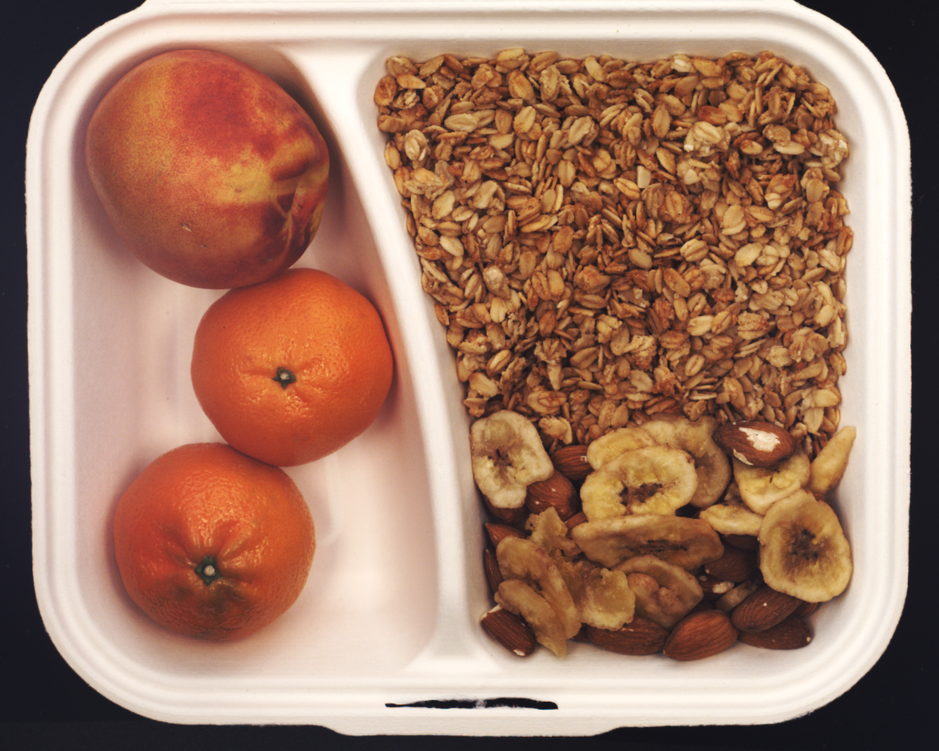
#> input picture data/breakfast_box/train/good/197.png, 939 x 751 px, shrunk from 1600 x 1280 before the run; its folder holds only this picture in this run
$ python exp2.py
#> lines starting #> are read from the running program, lines starting #| are printed output that depends on the picture; after the words box and inside, x2 and y2 are one past the last pixel; in counts of white or black regions, pixels touching at a corner belong together
### utils.py
"""
Shared utilities for the three one-shot logical-anomaly experiments.

Expected MVTec LOCO AD layout (official layout, adjust DATASET_ROOT below):

DATASET_ROOT/
  <category>/
    train/good/*.png
    test/good/*.png
    test/logical_anomalies/*.png
    test/structural_anomalies/*.png
    ground_truth/logical_anomalies/<image_stem>/000.png
    ground_truth/structural_anomalies/<image_stem>/000.png
"""

import os
import glob
import random
import numpy as np
from sklearn.metrics import roc_auc_score

# ---- EDIT THIS to point at your saved dataset folder ----
DATASET_ROOT = "D:\Download\ie\data"
CATEGORIES = ["breakfast_box", "juice_bottle", "pushpins",
              "screw_bag", "splicing_connectors"]


def category_paths(category, root=DATASET_ROOT):
    base = os.path.join(root, category)
    return {
        "train_good": sorted(glob.glob(os.path.join(base, "train", "good", "*.png"))),
        "test_good": sorted(glob.glob(os.path.join(base, "test", "good", "*.png"))),
        "test_logical": sorted(glob.glob(os.path.join(base, "test", "logical_anomalies", "*.png"))),
        "test_structural": sorted(glob.glob(os.path.join(base, "test", "structural_anomalies", "*.png"))),
        "gt_logical_dir": os.path.join(base, "ground_truth", "logical_anomalies"),
        "gt_structural_dir": os.path.join(base, "ground_truth", "structural_anomalies"),
    }


def pick_one_shot_reference(category, root=DATASET_ROOT, seed=0):
    """The ONE normal image per category used as the sole reference.
    Fixed seed so every experiment uses the identical reference image."""
    paths = category_paths(category, root)
    assert len(paths["train_good"]) > 0, f"No train/good images found for {category} under {root}"
    rng = random.Random(seed)
    return rng.choice(paths["train_good"])


# [7 lines left out: function gt_mask_path, not called in this run]


def build_eval_set(category, root=DATASET_ROOT):
    """Returns (image_paths, image_labels) for image-level AUROC:
    label 0 = good, 1 = anomalous (logical + structural pooled),
    plus separate index lists to slice logical-only / structural-only later."""
    paths = category_paths(category, root)
    images, labels, kind = [], [], []

    for p in paths["test_good"]:
        images.append(p); labels.append(0); kind.append("good")
    for p in paths["test_logical"]:
        images.append(p); labels.append(1); kind.append("logical")
    for p in paths["test_structural"]:
        images.append(p); labels.append(1); kind.append("structural")

    return images, np.array(labels), np.array(kind)


def report_auroc(scores, labels, kind, name=""):
    """Prints overall + logical-only + structural-only image AUROC."""
    scores = np.array(scores)
    overall = roc_auc_score(labels, scores)

    log_mask = (kind == "good") | (kind == "logical")
    struct_mask = (kind == "good") | (kind == "structural")

    log_auc = roc_auc_score(labels[log_mask], scores[log_mask]) if log_mask.sum() else float("nan")
    struct_auc = roc_auc_score(labels[struct_mask], scores[struct_mask]) if struct_mask.sum() else float("nan")

    print(f"[{name}] Image AUROC  overall={overall:.3f}  logical={log_auc:.3f}  structural={struct_auc:.3f}")
    return {"overall": overall, "logical": log_auc, "structural": struct_auc}

### exp2.py
"""
Experiment 2 — Global-arrangement model: segment components in the single
reference image and in each test image, then compare COUNTS and RELATIVE
POSITIONS instead of raw local patches. This is the seed of a mechanism
that "reasons about the overall arrangement" rather than local texture.

Two building blocks are given:
  1. background-color-distance segmentation + connected components —
     fast, no training; more stable than a global Otsu threshold on these
     tray/table backgrounds (Otsu flips foreground/background depending on
     lighting and clutter, which produces wildly inconsistent object counts
     even across normal images — the background-distance version fixes that
     by locking the background color estimate to the one reference image)
  2. a simple graph-based comparison: each image -> set of (x, y, area)
     nodes; compare via count difference + Hungarian-matched displacement

`run_category` writes `debug_mask_<category>.png` (mask | original side by
side) for the reference image on every run — always look at this first.
Tune segmentation per category via `CATEGORY_SEG_PARAMS` at the top of the
file: `dist_thresh` (lower = more sensitive to subtle color differences from
background), `close_kernel`/`close_iters` (how aggressively nearby blobs get
fused — too high and genuinely separate objects merge into one giant blob,
too low and one object fragments into several pieces), `min_area_frac`
(raise to drop small noise blobs).

Swap step 1 for a proper instance segmenter (e.g. SAM) per category if
background-distance thresholding is still too crude for a given product.

Run:  python exp2_component_arrangement.py
Needs: opencv-python, scipy, numpy
"""

import cv2
import numpy as np
from scipy.optimize import linear_sum_assignment
from scipy import ndimage as ndi
from skimage.feature import peak_local_max
from skimage.segmentation import watershed

from utils import CATEGORIES, pick_one_shot_reference, build_eval_set, report_auroc


def estimate_background_color(img, border_frac=0.03):
    """Sample a thin border strip around the image and take the median color.
    Works for tray/table-style backgrounds (pushpins, screw_bag, splicing_connectors)
    where the background is roughly uniform and objects sit on top of it."""
    h, w = img.shape[:2]
    bh, bw = max(2, int(h * border_frac)), max(2, int(w * border_frac))
    strips = np.concatenate([
        img[:bh, :].reshape(-1, 3),
        img[-bh:, :].reshape(-1, 3),
        img[:, :bw].reshape(-1, 3),
        img[:, -bw:].reshape(-1, 3),
    ], axis=0)
    return np.median(strips, axis=0)


def get_components(img_path, min_area_frac=0.0006, bg_color=None, dist_thresh=30,
                    close_kernel=3, close_iters=1, open_iters=1,
                    split_touching=False, min_peak_distance=15):
    """Segment foreground components by distance from a background color.

    split_touching=True runs watershed segmentation (distance-transform +
    peak markers) on the foreground mask, which splits objects that are
    physically touching or overlapping into separate components. Plain
    connected-components CANNOT do this — touching objects form a single
    connected region no matter how threshold/morphology are tuned, which is
    why n_comps was collapsing to 1 for screw_bag/splicing_connectors even
    after fixing the closing kernel. Use this for categories where objects
    pile up or touch; leave off where it would over-split well-separated
    objects. min_peak_distance is roughly the minimum expected gap in pixels
    between two distinct object centers — tune this per category.
    """
    img = cv2.imread(img_path)
    if img is None:
        raise FileNotFoundError(img_path)
    img_f = img.astype(np.float32)

    if bg_color is None:
        bg_color = estimate_background_color(img)

    dist = np.linalg.norm(img_f - bg_color.reshape(1, 1, 3), axis=-1)
    mask = (dist > dist_thresh).astype(np.uint8) * 255

    kernel = np.ones((close_kernel, close_kernel), np.uint8)
    if open_iters > 0:
        mask = cv2.morphologyEx(mask, cv2.MORPH_OPEN, kernel, iterations=open_iters)
    if close_iters > 0:
        mask = cv2.morphologyEx(mask, cv2.MORPH_CLOSE, kernel, iterations=close_iters)

    min_area = min_area_frac * img.shape[0] * img.shape[1]

    if not split_touching:
        n, labels, stats, cent = cv2.connectedComponentsWithStats(mask)
        return [(cent[i], stats[i, cv2.CC_STAT_AREA])
                for i in range(1, n) if stats[i, cv2.CC_STAT_AREA] > min_area]

    # --- watershed: split touching/overlapping objects within the mask ---
    binary = mask > 0
    if not binary.any():
        return []
    distance = ndi.distance_transform_edt(binary)
    coords = peak_local_max(distance, min_distance=min_peak_distance, labels=binary)
    peak_mask = np.zeros_like(distance, dtype=bool)
    peak_mask[tuple(coords.T)] = True
    markers, _ = ndi.label(peak_mask)
    ws_labels = watershed(-distance, markers, mask=binary)

    comps = []
    for label_id in range(1, ws_labels.max() + 1):
        ys, xs = np.where(ws_labels == label_id)
        area = len(xs)
        if area > min_area:
            comps.append(((float(xs.mean()), float(ys.mean())), area))
    return comps


# Per-category overrides — start here when tuning. dist_thresh: lower = more
# sensitive to subtle color differences from background (catches more, but
# noisier). close_kernel/close_iters: raise only if a single object is being
# split into several pieces; lower if separate objects are fusing into one
# (but note: if objects are actually TOUCHING in the image, no amount of
# closing/opening will separate them — use split_touching instead).
# min_peak_distance (watershed only): roughly the smallest gap you'd expect
# between two real object centers — too small over-splits single objects,
# too large under-splits touching clusters.
CATEGORY_SEG_PARAMS = {
    "pushpins":            dict(dist_thresh=25, close_kernel=3, close_iters=1, min_area_frac=0.0004,
                                 split_touching=True, min_peak_distance=20),
    "screw_bag":           dict(dist_thresh=20, close_kernel=3, close_iters=0, min_area_frac=0.0002,
                                 split_touching=True, min_peak_distance=12),
    "splicing_connectors": dict(dist_thresh=25, close_kernel=3, close_iters=1, min_area_frac=0.0004,
                                 split_touching=True, min_peak_distance=25),
    "breakfast_box":       dict(dist_thresh=30, close_kernel=3, close_iters=1, min_area_frac=0.0006),
    "juice_bottle":        dict(dist_thresh=30, close_kernel=3, close_iters=1, min_area_frac=0.0006),
}


def arrangement_score(ref_comps, test_comps, img_diag=400.0):
    """Returns an anomaly score combining:
       - count mismatch (missing/extra components)
       - matched-centroid displacement (wrong position / arrangement)
    Normalized so it behaves like a distance (higher = more anomalous)."""
    n_ref, n_test = len(ref_comps), len(test_comps)
    count_penalty = abs(n_ref - n_test) / max(n_ref, 1)

    if n_ref == 0 or n_test == 0:
        return 1.0 + count_penalty

    ref_xy = np.array([c[0] for c in ref_comps])
    test_xy = np.array([c[0] for c in test_comps])

    # cost matrix = pairwise euclidean distance, normalized by image diagonal
    cost = np.linalg.norm(ref_xy[:, None, :] - test_xy[None, :, :], axis=-1) / img_diag
    r_idx, c_idx = linear_sum_assignment(cost)
    displacement_penalty = cost[r_idx, c_idx].mean()

    return count_penalty + displacement_penalty


def _save_debug_mask(img_path, bg_color, out_path, seg_params):
    """Writes the original image with a marker + index at every detected
    component centroid, so you can directly count/compare against the real
    object count instead of squinting at a raw binary mask."""
    img = cv2.imread(img_path)
    comps = get_components(img_path, bg_color=bg_color, **seg_params)
    vis = img.copy()
    for i, (centroid, area) in enumerate(comps):
        x, y = int(centroid[0]), int(centroid[1])
        cv2.drawMarker(vis, (x, y), (0, 0, 255), markerType=cv2.MARKER_CROSS,
                        markerSize=14, thickness=2)
        cv2.putText(vis, str(i), (x + 6, y - 6), cv2.FONT_HERSHEY_SIMPLEX,
                    0.5, (0, 0, 255), 1, cv2.LINE_AA)
    cv2.putText(vis, f"n_comps={len(comps)}", (10, 25), cv2.FONT_HERSHEY_SIMPLEX,
                0.8, (0, 255, 0), 2, cv2.LINE_AA)
    cv2.imwrite(out_path, vis)


def run_category(category, save_debug_mask=True):
#> called with category = 'breakfast_box', save_debug_mask = True
    ref_path = pick_one_shot_reference(category)
    print(f"\n=== {category} | reference image: {ref_path} ===")

    seg_params = CATEGORY_SEG_PARAMS.get(category, {})

    ref_img = cv2.imread(ref_path)
#> ref_img is the input picture: shape (751, 939, 3); mean B, G, R 103.1, 123.1, 163.4
    diag = float(np.hypot(*ref_img.shape[:2]))
#> diag = 1202.4
    bg_color = estimate_background_color(ref_img)
#> bg_color = [35, 29, 29]
    ref_comps = get_components(ref_path, bg_color=bg_color, **seg_params)
#> in get_components, `dist = np.linalg.norm(img_f - bg_color.reshape(1, 1, 3), axis=-1)`:
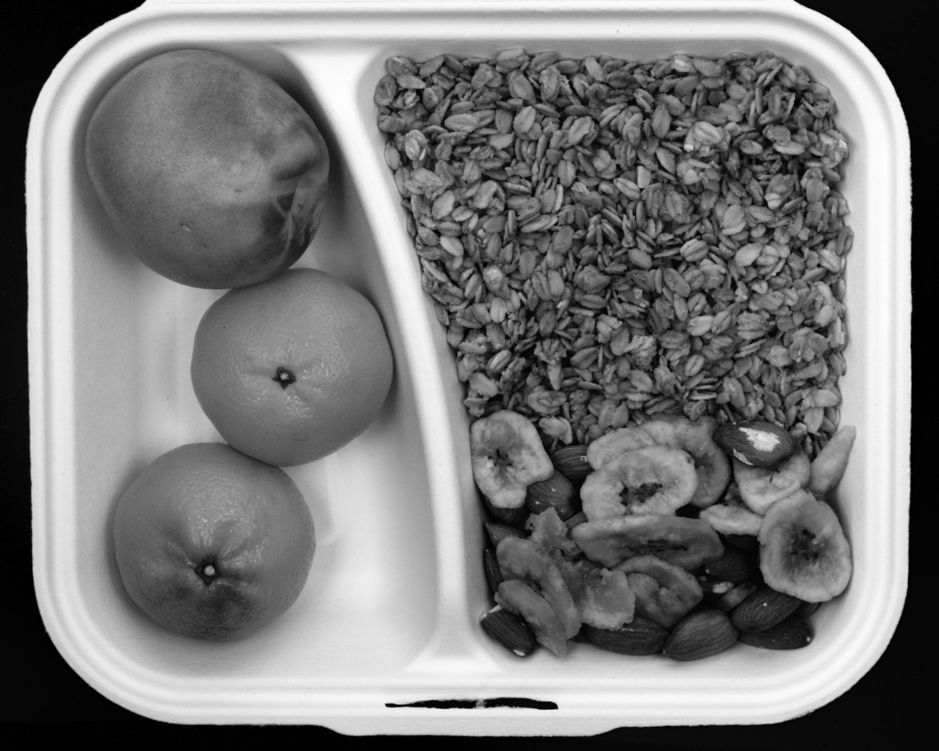
#> dist: shape (751, 939) float64; min 0, max 385.8, mean 184.6; drawn with min black and max white
#> in get_components, `mask = (dist > dist_thresh).astype(np.uint8) * 255`:
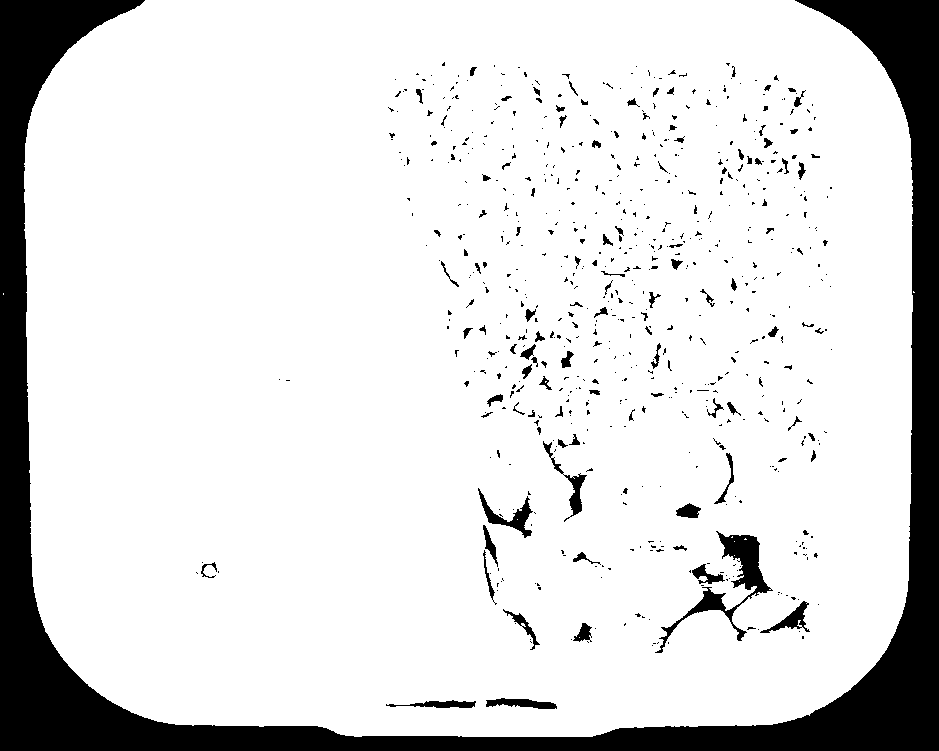
#> mask: shape (751, 939); 86.4% white; 673 black regions (559 under 20 px), largest, box (x1, y1, x2, y2) and area: (0, 0, 939, 751) 82841, (655, 531, 773, 653) 2460, (478, 488, 533, 538) 705
#> in get_components, `mask = cv2.morphologyEx(mask, cv2.MORPH_OPEN, kernel, iterations=open_..`:
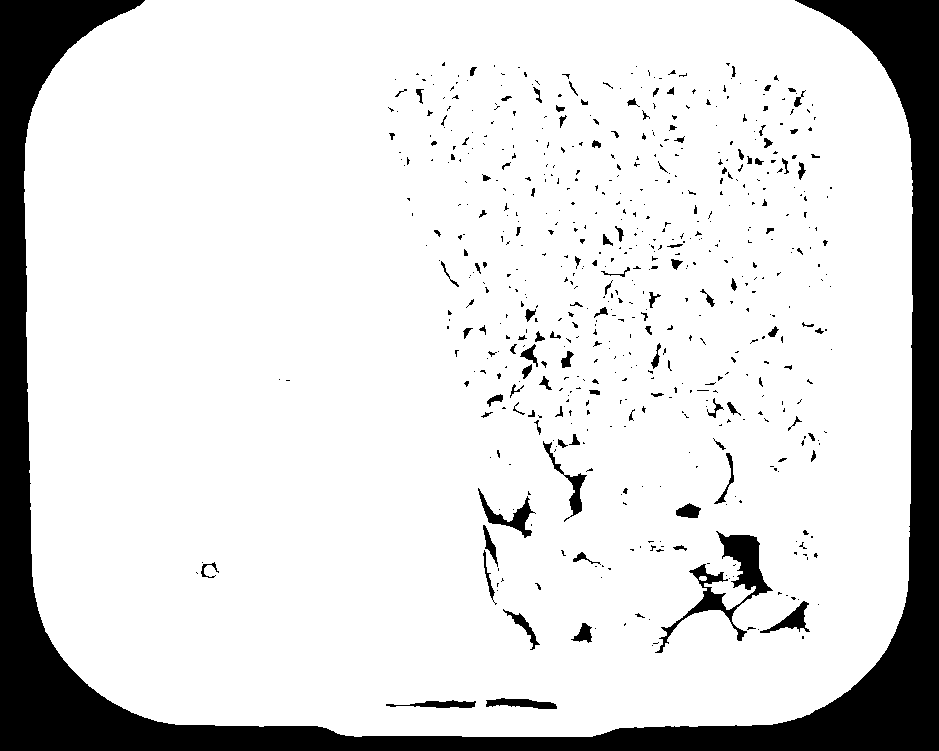
#> mask: shape (751, 939); 86.3% white; 603 black regions (483 under 20 px), largest, box (x1, y1, x2, y2) and area: (0, 0, 939, 751) 82883, (655, 531, 773, 653) 2869, (478, 488, 536, 538) 734
#> in get_components, `mask = cv2.morphologyEx(mask, cv2.MORPH_CLOSE, kernel, iterations=clos..`:
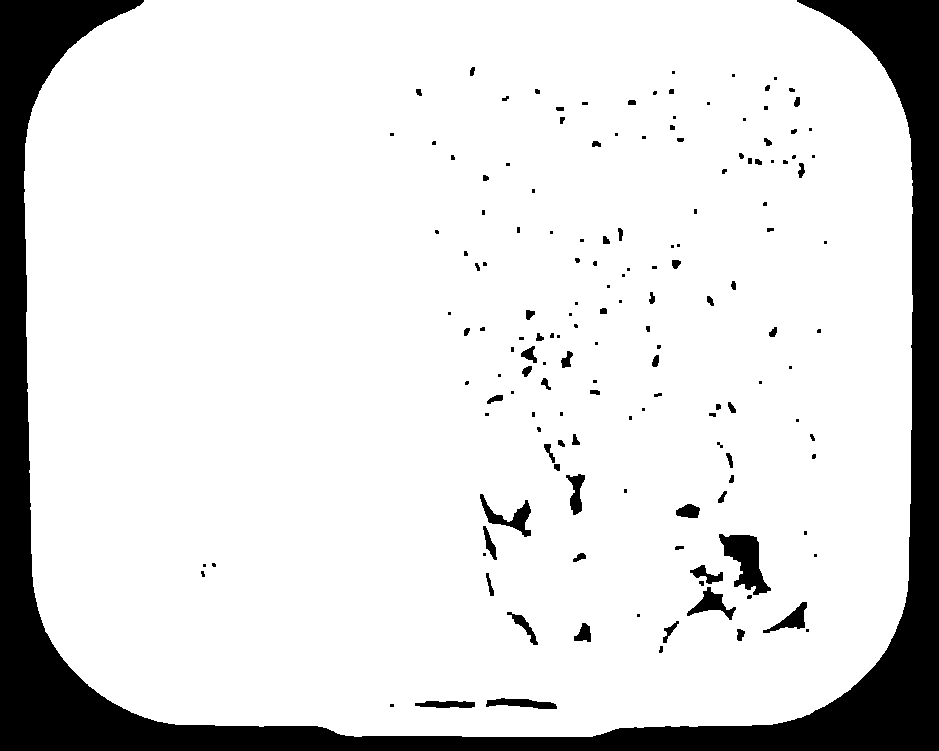
#> mask: shape (751, 939); 86.9% white; 154 black regions (78 under 20 px), largest, box (x1, y1, x2, y2) and area: (0, 0, 939, 751) 82870, (719, 534, 771, 595) 1574, (480, 494, 531, 537) 698
#> in get_components, `n, labels, stats, cent = cv2.connectedComponentsWithStats(mask)`: n = 2; stats = [[0, 0, 939, 751, 92357], [24, 0, 889, 737, 612832]]; cent = [[483.3, 467.4], [466.8, 361.1]]
#> ref_comps = [([466.8, 361.1], 612832)]
    print(f"  estimated background color (BGR): {bg_color}  |  seg_params={seg_params}")
#|   estimated background color (BGR): [35. 29. 29.]  |  seg_params={'dist_thresh': 30, 'close_kernel': 3, 'close_iters': 1, 'min_area_frac': 0.0006}

    if save_debug_mask:
        _save_debug_mask(ref_path, bg_color, f"debug_mask_{category}.png", seg_params)
#> the loop in _save_debug_mask, `for i, (centroid, area) in enumerate(comps):` made 1 pass
#> (centroid, area, x, y) on pass 1: ([466.8, 361.1], 612832, 466, 361)
#> after the loop in _save_debug_mask, `for i, (centroid, area) in enumerate(comps):`: vis: shape (751, 939, 3); 0.02% of pixels changed, all inside (x1, y1, x2, y2) = (458, 343, 483, 370)
#> in _save_debug_mask, `cv2.putText(vis, f"n_comps={len(comps)}", (10, 25), cv2.FONT_HERSHEY_S..`:
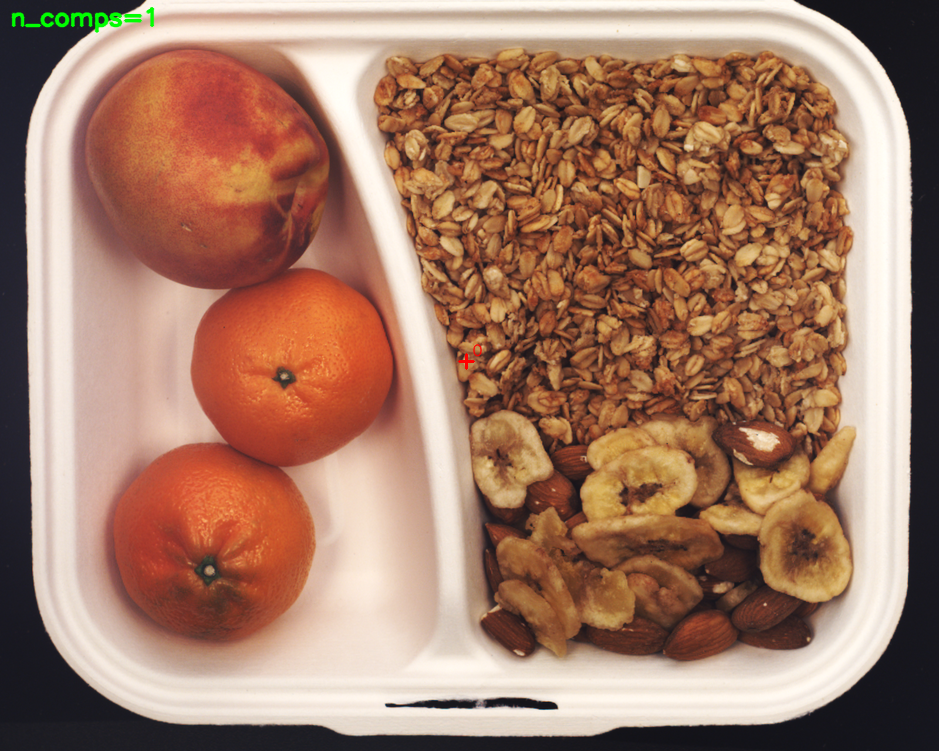
#> vis: shape (751, 939, 3); mean B, G, R 103, 123.3, 163.3
        print(f"  wrote debug_mask_{category}.png — open it to sanity-check the segmentation "
              f"before trusting the scores; if it looks like noise or one giant blob, tune "
              f"CATEGORY_SEG_PARAMS['{category}'] at the top of this file")

    images, labels, kind = build_eval_set(category)
    print(f"  {len(images)} test images to score... (ref has {len(ref_comps)} components)")
#> (printed output is left out)
    scores = []
    for i, img_path in enumerate(images, 1):
        test_comps = get_components(img_path, bg_color=bg_color, **seg_params)
#> test_comps = [([466.8, 361.1], 612832)]
        scores.append(arrangement_score(ref_comps, test_comps, img_diag=diag))
#> in arrangement_score, `n_ref, n_test = len(ref_comps), len(test_comps)`: n_ref = 1
#> in arrangement_score, `count_penalty = abs(n_ref - n_test) / max(n_ref, 1)`: count_penalty = 0
#> in arrangement_score, `ref_xy = np.array([c[0] for c in ref_comps])`: ref_xy = [[466.8, 361.1]]
#> in arrangement_score, `cost = np.linalg.norm(ref_xy[:, None, :] - test_xy[None, :, :], axis=-..`: cost = [0]
#> in arrangement_score, `displacement_penalty = cost[r_idx, c_idx].mean()`: displacement_penalty = 0
        print(f"  [{i}/{len(images)}] {kind[i-1]:>10s}  score={scores[-1]:.4f}  "
              f"n_comps={len(test_comps)}  {img_path}", flush=True)
#|   [1/1]       good  score=0.0000  n_comps=1  data/breakfast_box/train/good/197.png

    return report_auroc(scores, labels, kind, name=f"Exp2-Arrangement/{category}")
#> in report_auroc, `scores = np.array(scores)`: scores = [0]
#> in report_auroc, `overall = roc_auc_score(labels, scores)`: overall = nan
#| [Exp2-Arrangement/breakfast_box] Image AUROC  overall=nan  logical=nan  structural=nan


if __name__ == "__main__":
    results = {}
    for ci, cat in enumerate(CATEGORIES, 1):
        print(f"\n[{ci}/{len(CATEGORIES)}] category: {cat}")
        try:
            results[cat] = run_category(cat)
        except AssertionError as e:
            print(f"Skipping {cat}: {e}")

    if results:
        for key in ["overall", "logical", "structural"]:
            vals = [r[key] for r in results.values() if not np.isnan(r[key])]
            if vals:
                print(f"\nAVERAGE {key}: {np.mean(vals):.3f}")
#> this loop made 3 passes
#> key on passes 1 to 3: 'overall', 'logical', 'structural'
